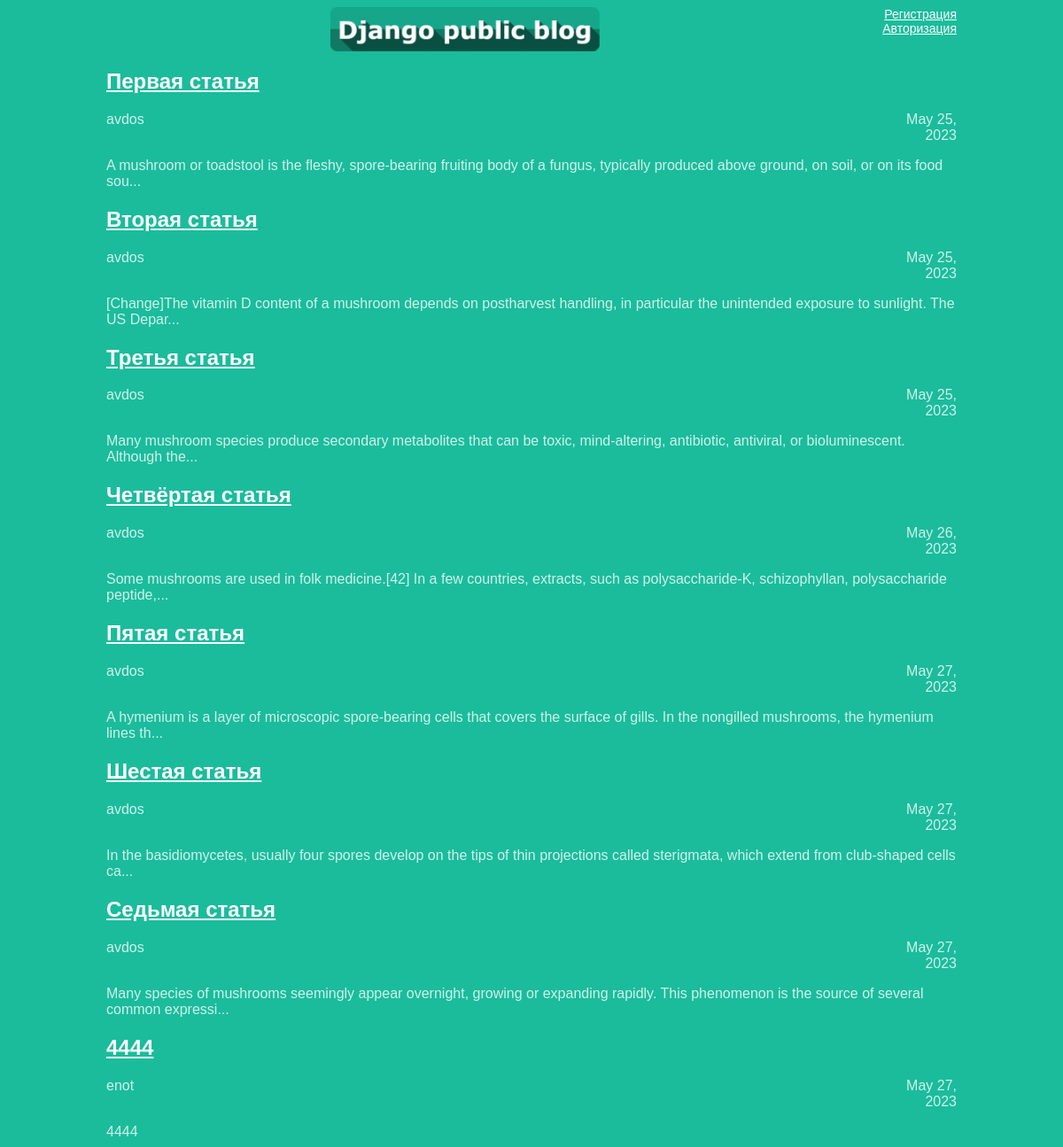
The page / on the database its author committed.
### articles/models.py (models this page shows, shortened)
class Article(models.Model):
    title = models.CharField(max_length=200)
    author = models.ForeignKey(User, on_delete=models.CASCADE)
    text = models.TextField()
    created_date = models.DateField(auto_now_add=True)
    def get_excerpt(self):
        return self.text[:140] + "..." if len(self.text) > 140 else self.text

### articles/views.py (the view)
# urls.py: path('', views.archive, name='archive'),
def archive(request):
    return render(request, 'archive.html', {"posts": Article.objects.all()})

### articles/templates/archive.html (shortened to what this page needs)
<!DOCTYPE html>
<html>
    <head>
	<link rel="stylesheet" href="{{ STATIC_URL }}/static/archive.css">
	<div class="head0">
	<div class="head1">
		{% if request.user.is_authenticated %}
		<a href="../article/new/">Создать статью</a>
		<a href="../logout/">Выход из аккаунта</a>
		{% else %}
		<a href="../user/new/">Регистрация</a>
		<a href="../login/">Авторизация</a>
		{% endif %}
	</div>
	</div>
	</head>
    	<body>
            <div class="header">
                <img src="{{ STATIC_URL }}/static/1.jpg">
            </div>
                {% for post in posts %}
    	    <div class="one-post">
                <h2 class="post-title">
		<a href="../article/{{ post.id }}">{{ post.title }}</a>
		</h2>
                <div class="article-info">
                    <div class="article-author">{{ post.author.username }}
	                </div>
                    <div class="article-created-date">{{ post.created_date }}
	                </div>
	            </div>
                <p class="article-text">{{ post.get_excerpt }}
	            </p>
            </div>
{% endfor %}
    </body>
</html>

### articles/static/archive.css (style rules this page uses)
body { background: #1abc9c; font-family: Tahoma, Arial, sans-serif; color: #333; color: #fffc; }
p, h4 { font-size: 16px; margin-bottom: 0; color: #fffc; }
img { height: 50px; width: auto; }
.post-title a { color: #ffffff; }
.header { display: block; width: 960px; margin-left: auto; margin-right: auto; }
.header img { display: block; width: auto; margin-left: auto; margin-right: auto; }
.one-post { width: 960px; margin-left: auto; margin-right: auto; }
.article-author { width: 90%; float: left; }
.article-created-date { text-align: right; }
.head0 { width: 960px; margin-left: auto; margin-right: auto; }
.head1 a { color: #ffffff; }
.head1 a { float: right; }
.head1 { float: right; font-size: 14px; display: block; width: 150px; margin-left: auto; margin-right: auto; }

### rows shown on the page
Article: title "Первая статья", author.username "avdos", created_date "May 25, 2023", get_excerpt "A mushroom or toadstool is the fleshy, spore-bearing fruiting body of a fungus, typically produced above ground, on soil, or on its food sou..."
Article: title "Вторая статья", author.username "avdos", created_date "May 25, 2023", get_excerpt "[Change]The vitamin D content of a mushroom depends on postharvest handling, in particular the unintended exposure to sunlight. The US Depar..."
Article: title "Третья статья", author.username "avdos", created_date "May 25, 2023", get_excerpt "Many mushroom species produce secondary metabolites that can be toxic, mind-altering, antibiotic, antiviral, or bioluminescent. Although the..."
Article: title "Четвёртая статья", author.username "avdos", created_date "May 26, 2023", get_excerpt "Some mushrooms are used in folk medicine.[42] In a few countries, extracts, such as polysaccharide-K, schizophyllan, polysaccharide peptide,..."
Article: title "Пятая статья", author.username "avdos", created_date "May 27, 2023", get_excerpt "A hymenium is a layer of microscopic spore-bearing cells that covers the surface of gills. In the nongilled mushrooms, the hymenium lines th..."
Article: title "Шестая статья", author.username "avdos", created_date "May 27, 2023", get_excerpt "In the basidiomycetes, usually four spores develop on the tips of thin projections called sterigmata, which extend from club-shaped cells ca..."
Article: title "Седьмая статья", author.username "avdos", created_date "May 27, 2023", get_excerpt "Many species of mushrooms seemingly appear overnight, growing or expanding rapidly. This phenomenon is the source of several common expressi..."
Article: title "4444", author.username "enot", created_date "May 27, 2023", get_excerpt "4444"
